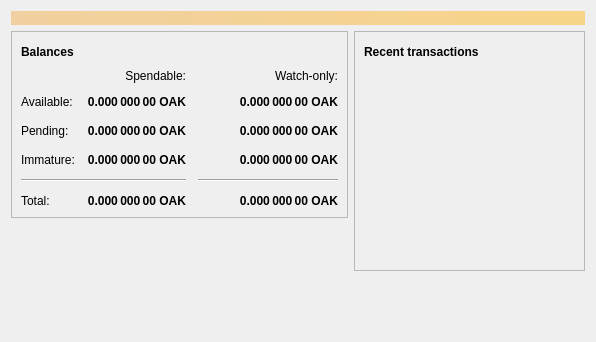
<?xml version="1.0" encoding="UTF-8"?>
<ui version="4.0">
 <class>OverviewPage</class>
 <widget class="QWidget" name="OverviewPage">
  <property name="geometry">
   <rect>
    <x>0</x>
    <y>0</y>
    <width>596</width>
    <height>342</height>
   </rect>
  </property>
  <property name="windowTitle">
   <string>Form</string>
  </property>
  <layout class="QVBoxLayout" name="topLayout">
   <item>
    <widget class="QLabel" name="labelAlerts">
     <property name="visible">
      <bool>false</bool>
     </property>
     <property name="styleSheet">
      <string notr="true">QLabel { background-color: qlineargradient(x1: 0, y1: 0, x2: 1, y2: 0, stop:0 #F0D0A0, stop:1 #F8D488); color:#000000; }</string>
     </property>
     <property name="wordWrap">
      <bool>true</bool>
     </property>
     <property name="margin">
      <number>3</number>
     </property>
     <property name="textInteractionFlags">
      <set>Qt::TextSelectableByMouse</set>
     </property>
    </widget>
   </item>
   <item>
    <layout class="QHBoxLayout" name="horizontalLayout" stretch="1,1">
     <item>
      <layout class="QVBoxLayout" name="verticalLayout_2">
       <item>
        <widget class="QFrame" name="frame">
         <property name="frameShape">
          <enum>QFrame::StyledPanel</enum>
         </property>
         <property name="frameShadow">
          <enum>QFrame::Raised</enum>
         </property>
         <layout class="QVBoxLayout" name="verticalLayout_4">
          <item>
           <layout class="QHBoxLayout" name="horizontalLayout_4">
            <item>
             <widget class="QLabel" name="label_5">
              <property name="font">
               <font>
                <weight>75</weight>
                <bold>true</bold>
               </font>
              </property>
              <property name="text">
               <string>Balances</string>
              </property>
             </widget>
            </item>
            <item>
             <widget class="QPushButton" name="labelWalletStatus">
              <property name="enabled">
               <bool>true</bool>
              </property>
              <property name="maximumSize">
               <size>
                <width>30</width>
                <height>16777215</height>
               </size>
              </property>
              <property name="toolTip">
               <string>The displayed information may be out of date. Your wallet automatically synchronizes with the Oakcoin network after a connection is established, but this process has not completed yet.</string>
              </property>
              <property name="text">
               <string/>
              </property>
              <property name="icon">
               <iconset resource="../bitcoin.qrc">
                <normaloff>:/icons/warning</normaloff>
                <disabledoff>:/icons/warning</disabledoff>:/icons/warning</iconset>
              </property>
              <property name="iconSize">
               <size>
                <width>24</width>
                <height>24</height>
               </size>
              </property>
              <property name="flat">
               <bool>true</bool>
              </property>
             </widget>
            </item>
            <item>
             <spacer name="horizontalSpacer_3">
              <property name="orientation">
               <enum>Qt::Horizontal</enum>
              </property>
              <property name="sizeHint" stdset="0">
               <size>
                <width>40</width>
                <height>20</height>
               </size>
              </property>
             </spacer>
            </item>
           </layout>
          </item>
          <item>
           <layout class="QGridLayout" name="gridLayout">
            <property name="spacing">
             <number>12</number>
            </property>
            <item row="2" column="2">
             <widget class="QLabel" name="labelWatchPending">
              <property name="font">
               <font>
                <weight>75</weight>
                <bold>true</bold>
               </font>
              </property>
              <property name="cursor">
               <cursorShape>IBeamCursor</cursorShape>
              </property>
              <property name="toolTip">
               <string>Unconfirmed transactions to watch-only addresses</string>
              </property>
              <property name="text">
               <string notr="true">0.000 000 00 OAK</string>
              </property>
              <property name="alignment">
               <set>Qt::AlignRight|Qt::AlignTrailing|Qt::AlignVCenter</set>
              </property>
              <property name="textInteractionFlags">
               <set>Qt::LinksAccessibleByMouse|Qt::TextSelectableByKeyboard|Qt::TextSelectableByMouse</set>
              </property>
             </widget>
            </item>
            <item row="2" column="1">
             <widget class="QLabel" name="labelUnconfirmed">
              <property name="font">
               <font>
                <weight>75</weight>
                <bold>true</bold>
               </font>
              </property>
              <property name="cursor">
               <cursorShape>IBeamCursor</cursorShape>
              </property>
              <property name="toolTip">
               <string>Total of transactions that have yet to be confirmed, and do not yet count toward the spendable balance</string>
              </property>
              <property name="text">
               <string notr="true">0.000 000 00 OAK</string>
              </property>
              <property name="alignment">
               <set>Qt::AlignRight|Qt::AlignTrailing|Qt::AlignVCenter</set>
              </property>
              <property name="textInteractionFlags">
               <set>Qt::LinksAccessibleByMouse|Qt::TextSelectableByKeyboard|Qt::TextSelectableByMouse</set>
              </property>
             </widget>
            </item>
            <item row="3" column="2">
             <widget class="QLabel" name="labelWatchImmature">
              <property name="font">
               <font>
                <weight>75</weight>
                <bold>true</bold>
               </font>
              </property>
              <property name="cursor">
               <cursorShape>IBeamCursor</cursorShape>
              </property>
              <property name="toolTip">
               <string>Mined balance in watch-only addresses that has not yet matured</string>
              </property>
              <property name="text">
               <string notr="true">0.000 000 00 OAK</string>
              </property>
              <property name="alignment">
               <set>Qt::AlignRight|Qt::AlignTrailing|Qt::AlignVCenter</set>
              </property>
              <property name="textInteractionFlags">
               <set>Qt::LinksAccessibleByMouse|Qt::TextSelectableByKeyboard|Qt::TextSelectableByMouse</set>
              </property>
             </widget>
            </item>
            <item row="4" column="0" colspan="2">
             <widget class="Line" name="line">
              <property name="orientation">
               <enum>Qt::Horizontal</enum>
              </property>
             </widget>
            </item>
            <item row="4" column="2">
             <widget class="Line" name="lineWatchBalance">
              <property name="sizePolicy">
               <sizepolicy hsizetype="Preferred" vsizetype="Fixed">
                <horstretch>0</horstretch>
                <verstretch>0</verstretch>
               </sizepolicy>
              </property>
              <property name="minimumSize">
               <size>
                <width>140</width>
                <height>0</height>
               </size>
              </property>
              <property name="orientation">
               <enum>Qt::Horizontal</enum>
              </property>
             </widget>
            </item>
            <item row="5" column="0">
             <widget class="QLabel" name="labelTotalText">
              <property name="text">
               <string>Total:</string>
              </property>
             </widget>
            </item>
            <item row="3" column="1">
             <widget class="QLabel" name="labelImmature">
              <property name="font">
               <font>
                <weight>75</weight>
                <bold>true</bold>
               </font>
              </property>
              <property name="cursor">
               <cursorShape>IBeamCursor</cursorShape>
              </property>
              <property name="toolTip">
               <string>Mined balance that has not yet matured</string>
              </property>
              <property name="text">
               <string notr="true">0.000 000 00 OAK</string>
              </property>
              <property name="alignment">
               <set>Qt::AlignRight|Qt::AlignTrailing|Qt::AlignVCenter</set>
              </property>
              <property name="textInteractionFlags">
               <set>Qt::LinksAccessibleByMouse|Qt::TextSelectableByKeyboard|Qt::TextSelectableByMouse</set>
              </property>
             </widget>
            </item>
            <item row="2" column="3">
             <spacer name="horizontalSpacer_2">
              <property name="orientation">
               <enum>Qt::Horizontal</enum>
              </property>
              <property name="sizeHint" stdset="0">
               <size>
                <width>40</width>
                <height>20</height>
               </size>
              </property>
             </spacer>
            </item>
            <item row="3" column="0">
             <widget class="QLabel" name="labelImmatureText">
              <property name="text">
               <string>Immature:</string>
              </property>
             </widget>
            </item>
            <item row="5" column="1">
             <widget class="QLabel" name="labelTotal">
              <property name="font">
               <font>
                <weight>75</weight>
                <bold>true</bold>
               </font>
              </property>
              <property name="cursor">
               <cursorShape>IBeamCursor</cursorShape>
              </property>
              <property name="toolTip">
               <string>Your current total balance</string>
              </property>
              <property name="text">
               <string notr="true">0.000 000 00 OAK</string>
              </property>
              <property name="alignment">
               <set>Qt::AlignRight|Qt::AlignTrailing|Qt::AlignVCenter</set>
              </property>
              <property name="textInteractionFlags">
               <set>Qt::LinksAccessibleByMouse|Qt::TextSelectableByKeyboard|Qt::TextSelectableByMouse</set>
              </property>
             </widget>
            </item>
            <item row="5" column="2">
             <widget class="QLabel" name="labelWatchTotal">
              <property name="font">
               <font>
                <weight>75</weight>
                <bold>true</bold>
               </font>
              </property>
              <property name="cursor">
               <cursorShape>IBeamCursor</cursorShape>
              </property>
              <property name="toolTip">
               <string>Current total balance in watch-only addresses</string>
              </property>
              <property name="text">
               <string notr="true">0.000 000 00 OAK</string>
              </property>
              <property name="alignment">
               <set>Qt::AlignRight|Qt::AlignTrailing|Qt::AlignVCenter</set>
              </property>
              <property name="textInteractionFlags">
               <set>Qt::LinksAccessibleByMouse|Qt::TextSelectableByKeyboard|Qt::TextSelectableByMouse</set>
              </property>
             </widget>
            </item>
            <item row="0" column="2">
             <widget class="QLabel" name="labelWatchonly">
              <property name="text">
               <string>Watch-only:</string>
              </property>
              <property name="alignment">
               <set>Qt::AlignRight|Qt::AlignTrailing|Qt::AlignVCenter</set>
              </property>
             </widget>
            </item>
            <item row="1" column="0">
             <widget class="QLabel" name="labelBalanceText">
              <property name="text">
               <string>Available:</string>
              </property>
             </widget>
            </item>
            <item row="1" column="1">
             <widget class="QLabel" name="labelBalance">
              <property name="font">
               <font>
                <weight>75</weight>
                <bold>true</bold>
               </font>
              </property>
              <property name="cursor">
               <cursorShape>IBeamCursor</cursorShape>
              </property>
              <property name="toolTip">
               <string>Your current spendable balance</string>
              </property>
              <property name="text">
               <string notr="true">0.000 000 00 OAK</string>
              </property>
              <property name="alignment">
               <set>Qt::AlignRight|Qt::AlignTrailing|Qt::AlignVCenter</set>
              </property>
              <property name="textInteractionFlags">
               <set>Qt::LinksAccessibleByMouse|Qt::TextSelectableByKeyboard|Qt::TextSelectableByMouse</set>
              </property>
             </widget>
            </item>
            <item row="1" column="2">
             <widget class="QLabel" name="labelWatchAvailable">
              <property name="font">
               <font>
                <weight>75</weight>
                <bold>true</bold>
               </font>
              </property>
              <property name="cursor">
               <cursorShape>IBeamCursor</cursorShape>
              </property>
              <property name="toolTip">
               <string>Your current balance in watch-only addresses</string>
              </property>
              <property name="text">
               <string notr="true">0.000 000 00 OAK</string>
              </property>
              <property name="alignment">
               <set>Qt::AlignRight|Qt::AlignTrailing|Qt::AlignVCenter</set>
              </property>
              <property name="textInteractionFlags">
               <set>Qt::LinksAccessibleByMouse|Qt::TextSelectableByKeyboard|Qt::TextSelectableByMouse</set>
              </property>
             </widget>
            </item>
            <item row="2" column="0">
             <widget class="QLabel" name="labelPendingText">
              <property name="text">
               <string>Pending:</string>
              </property>
             </widget>
            </item>
            <item row="0" column="1">
             <widget class="QLabel" name="labelSpendable">
              <property name="text">
               <string>Spendable:</string>
              </property>
              <property name="alignment">
               <set>Qt::AlignRight|Qt::AlignTrailing|Qt::AlignVCenter</set>
              </property>
             </widget>
            </item>
           </layout>
          </item>
         </layout>
        </widget>
       </item>
       <item>
        <spacer name="verticalSpacer">
         <property name="orientation">
          <enum>Qt::Vertical</enum>
         </property>
         <property name="sizeHint" stdset="0">
          <size>
           <width>20</width>
           <height>40</height>
          </size>
         </property>
        </spacer>
       </item>
      </layout>
     </item>
     <item>
      <layout class="QVBoxLayout" name="verticalLayout_3">
       <item>
        <widget class="QFrame" name="frame_2">
         <property name="frameShape">
          <enum>QFrame::StyledPanel</enum>
         </property>
         <property name="frameShadow">
          <enum>QFrame::Raised</enum>
         </property>
         <layout class="QVBoxLayout" name="verticalLayout">
          <item>
           <layout class="QHBoxLayout" name="horizontalLayout_2">
            <item>
             <widget class="QLabel" name="label_4">
              <property name="font">
               <font>
                <weight>75</weight>
                <bold>true</bold>
               </font>
              </property>
              <property name="text">
               <string>Recent transactions</string>
              </property>
             </widget>
            </item>
            <item>
             <widget class="QPushButton" name="labelTransactionsStatus">
              <property name="enabled">
               <bool>true</bool>
              </property>
              <property name="maximumSize">
               <size>
                <width>30</width>
                <height>16777215</height>
               </size>
              </property>
              <property name="toolTip">
               <string>The displayed information may be out of date. Your wallet automatically synchronizes with the Oakcoin network after a connection is established, but this process has not completed yet.</string>
              </property>
              <property name="text">
               <string/>
              </property>
              <property name="icon">
               <iconset resource="../bitcoin.qrc">
                <normaloff>:/icons/warning</normaloff>
                <disabledoff>:/icons/warning</disabledoff>:/icons/warning</iconset>
              </property>
              <property name="iconSize">
               <size>
                <width>24</width>
                <height>24</height>
               </size>
              </property>
              <property name="flat">
               <bool>true</bool>
              </property>
             </widget>
            </item>
            <item>
             <spacer name="horizontalSpacer">
              <property name="orientation">
               <enum>Qt::Horizontal</enum>
              </property>
              <property name="sizeHint" stdset="0">
               <size>
                <width>40</width>
                <height>20</height>
               </size>
              </property>
             </spacer>
            </item>
           </layout>
          </item>
          <item>
           <widget class="QListView" name="listTransactions">
            <property name="styleSheet">
             <string notr="true">QListView { background: transparent; }</string>
            </property>
            <property name="frameShape">
             <enum>QFrame::NoFrame</enum>
            </property>
            <property name="verticalScrollBarPolicy">
             <enum>Qt::ScrollBarAlwaysOff</enum>
            </property>
            <property name="horizontalScrollBarPolicy">
             <enum>Qt::ScrollBarAlwaysOff</enum>
            </property>
            <property name="selectionMode">
             <enum>QAbstractItemView::NoSelection</enum>
            </property>
           </widget>
          </item>
         </layout>
        </widget>
       </item>
       <item>
        <spacer name="verticalSpacer_2">
         <property name="orientation">
          <enum>Qt::Vertical</enum>
         </property>
         <property name="sizeHint" stdset="0">
          <size>
           <width>20</width>
           <height>40</height>
          </size>
         </property>
        </spacer>
       </item>
      </layout>
     </item>
    </layout>
   </item>
  </layout>
 </widget>
 <resources/>
 <connections/>
</ui>
